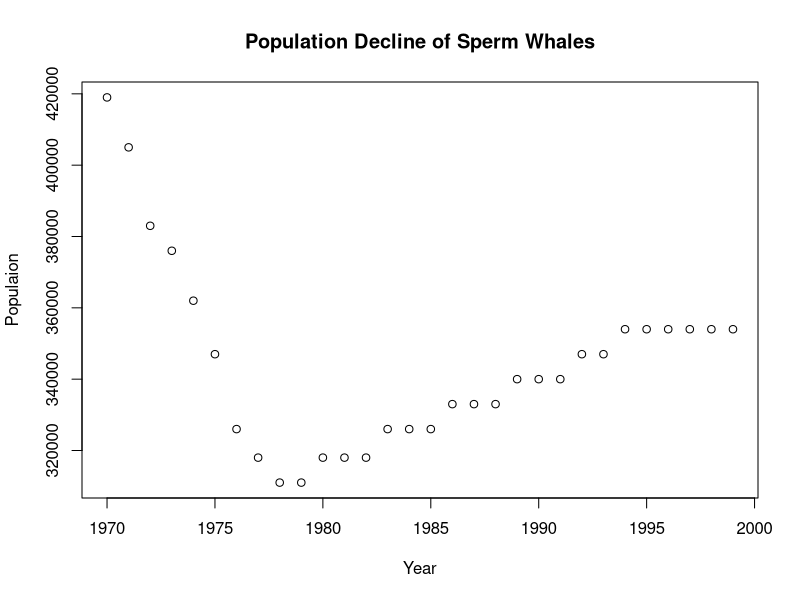
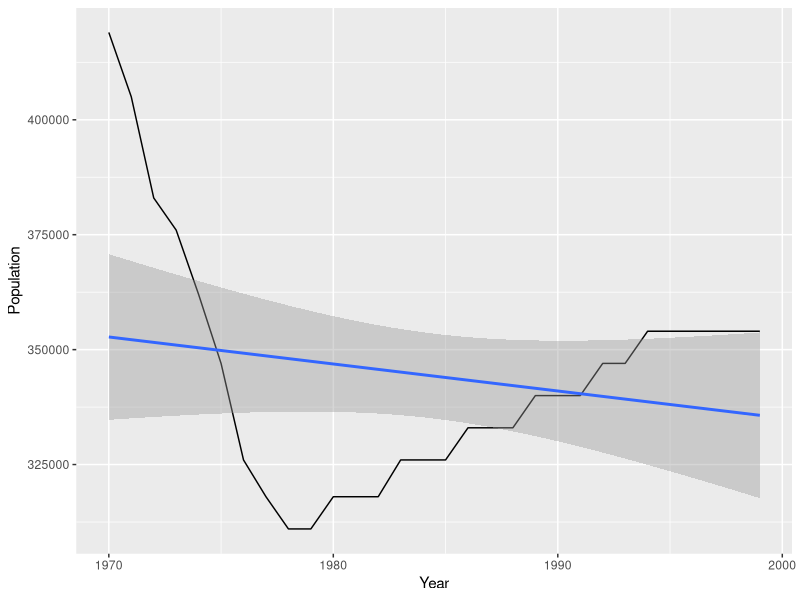

Here is the R script that generated these plots, in order:
## ---- chunk 1
library(tidyverse)
library(here)
whale <- read_csv(here("data", "sperm_whale_pop.csv"))
whale
plot(whale$Year, whale$Population, main = "Population Decline of Sperm Whales", xlab = "Year", ylab = "Populaion")
## ---- chunk 2
glm_model <- glm(whale$Population ~ whale$Year, data = whale, family = "poisson")
summary(glm_model)

# plot(whale$Year, whale$Population, main = "Population Decline of Sperm 
# Whales", xlab = "Year", ylab = "Populaion")
# lines(glm_model$fitted.values)

ggplot(data = whale, aes(x = Year, y = Population)) +
  # geom_pointrange(aes(
  #   ymin = est - 1.96*sd/sqrt(B),
  #   ymax = est + 1.96*sd/sqrt(B))) +
  #   geom_point(size = 0.5) +
  geom_line() +
  geom_smooth(method='glm',formula=y~x, family = "poisson") +
  labs(x = "Year", y = "Population")
## ---- chunk 3
new_data <- data.frame("Year" = seq(2001, 2050, 1))

preds <- predict(glm_model, newdata = new_data, type = 'response')
